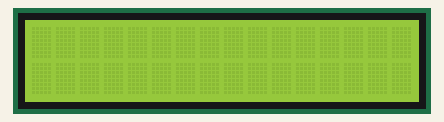
This sketch was run on a simulated Arduino Uno, built with avr-gcc and run on an emulated ATmega328P. Shown: 16×2 character LCD.

Above: at 0.1 s.
At 9.3 s:
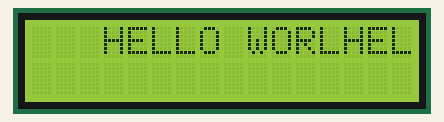
At 11.5 s:
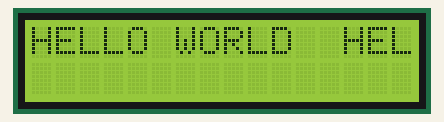
At 13.6 s:
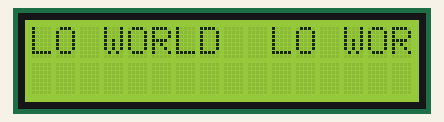
At 15.7 s:
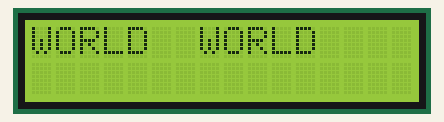
At 18.6 s:
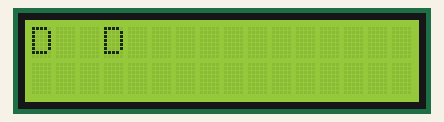

Measured:
- by itself, everything shown: repeats every 19.2 s, in 52 steps
- what the display in image 1 shows lasts 0.7 s, from 9.3 s to 10.0 s

The sketch:

LCD_indikator.ino
```cpp
#include <LiquidCrystal.h>

LiquidCrystal lcd(12, 11, 5, 4, 3, 2);
char a[12] = {'H', 'E', 'L', 'L', 'O', ' ', 'W', 'O', 'R', 'L', 'D', ' '};
void setup() {
  lcd.begin(16, 2);
}
void loop() {

  for (int i = 16; i >= -11; i--) {
    lcd_print(i);
    delay(700);
    lcd.clear();
    delay(6);
    if(i==-11) i=16;
  }
}
void lcd_print(int k) {
  int j=0, h=k, m=0;
  if(k<0){ j=-1*k; k=0; }
  lcd.setCursor(k,0);
for(int i=j; i<12; i++){
  lcd.print(a[i]); m++;
  }
  if(h<4){
  lcd.setCursor(m+1,0);
  for(int i=j; i<12; i++){
  lcd.print(a[i]);
  }}
}
```
